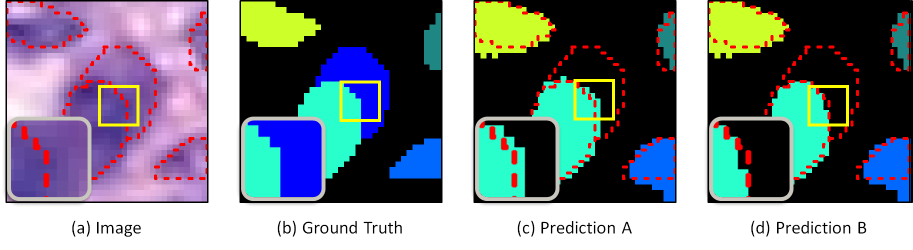
#> input picture src/metrics/sample/metric.png, 1825 x 499 px (shown at 1/2 size)
$ python normalizeStaining.py --imageFile metrics/sample/metric.png   (older library calls are emulated)
#> lines starting #> are read from the running program, lines starting #| are printed output that depends on the picture
#> further down, img is the input picture: shape (499, 1825, 3); mean R, G, B 118.3, 126.9, 133.8
import argparse
import numpy as np
from PIL import Image


def normalizeStaining(img, saveFile=None, Io=240, alpha=1, beta=0.15):
    ''' Normalize staining appearence of H&E stained images

    Example use:
        see test.py

    Input:
        I: RGB input image
        Io: (optional) transmitted light intensity

    Output:
        Inorm: normalized image
        H: hematoxylin image
        E: eosin image

    Reference:
        A method for normalizing histology slides for quantitative analysis. M.
        Macenko et al., ISBI 2009
    '''
#> called with saveFile = 'output', Io = 240, alpha = 1, beta = 0.15

    HERef = np.array([[0.5626, 0.2159],
                      [0.7201, 0.8012],
                      [0.4062, 0.5581]])

    maxCRef = np.array([1.9705, 1.0308])

    # define height and width of image
    h, w = img.shape[:2]
#> h = 499; w = 1825

    # reshape image
    img = img.reshape((-1,3))

    # calculate optical density
    OD = -np.log((img.astype(np.float)+1)/Io)

    # remove transparent pixels
    ODhat = OD[~np.any(OD<beta, axis=1)]

    # compute eigenvectors
    eigvals, eigvecs = np.linalg.eigh(np.cov(ODhat.T))
#> eigvals = [0.0142, 0.0422, 14.66]; eigvecs = [[-0.179, -0.8, -0.573], [-0.633, 0.539, -0.555], [0.753, 0.263, -0.603]]

    #eigvecs *= -1

    #project on the plane spanned by the eigenvectors corresponding to the two
    # largest eigenvalues
    That = ODhat.dot(eigvecs[:,1:3])
#> That = 436454 pairs, first value -3.57 to 4.27, second value -9.49 to -0.273

    phi = np.arctan2(That[:,1],That[:,0])

    minPhi = np.percentile(phi, alpha)
#> minPhi = -2.14
    maxPhi = np.percentile(phi, 100-alpha)
#> maxPhi = -1.27

    vMin = eigvecs[:,1:3].dot(np.array([(np.cos(minPhi), np.sin(minPhi))]).T)
#> vMin = [0.912, 0.18, 0.368]
    vMax = eigvecs[:,1:3].dot(np.array([(np.cos(maxPhi), np.sin(maxPhi))]).T)
#> vMax = [0.313, 0.689, 0.654]

    # a heuristic to make the vector corresponding to hematoxylin first and the
    # one corresponding to eosin second
    if vMin[0] > vMax[0]:
        HE = np.array((vMin[:,0], vMax[:,0])).T
#> HE = [[0.912, 0.313], [0.18, 0.689], [0.368, 0.654]]
    else:
        HE = np.array((vMax[:,0], vMin[:,0])).T

    # rows correspond to channels (RGB), columns to OD values
    Y = np.reshape(OD, (-1, 3)).T

    # determine concentrations of the individual stains
    C = np.linalg.lstsq(HE,Y, rcond=None)[0]

    # normalize stain concentrations
    maxC = np.array([np.percentile(C[0,:], 99), np.percentile(C[1,:],99)])
#> maxC = [6.34, 9.39]
    tmp = np.divide(maxC,maxCRef)
#> tmp = [3.22, 9.11]
    C2 = np.divide(C,tmp[:, np.newaxis])

    # recreate the image using reference mixing matrix
    Inorm = np.multiply(Io, np.exp(-HERef.dot(C2)))
    Inorm[Inorm>255] = 254
    Inorm = np.reshape(Inorm.T, (h, w, 3)).astype(np.uint8)
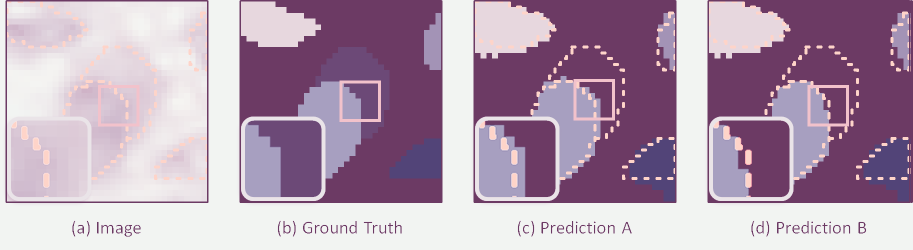
#> Inorm: shape (499, 1825, 3) (shown at 1/2 size); mean of channels 0, 1, 2 179.7, 157.1, 177.6; drawn as R, G, B

    # unmix hematoxylin and eosin
    H = np.multiply(Io, np.exp(np.expand_dims(-HERef[:,0], axis=1).dot(np.expand_dims(C2[0,:], axis=0))))
    H[H>255] = 254
    H = np.reshape(H.T, (h, w, 3)).astype(np.uint8)
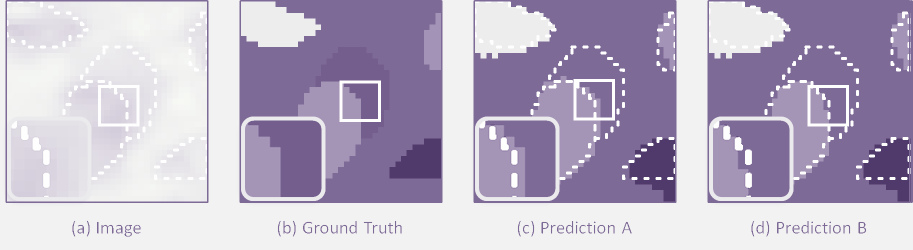
#> H: shape (499, 1825, 3) (shown at 1/2 size); mean of channels 0, 1, 2 186.6, 177.2, 198.4; drawn as R, G, B

    E = np.multiply(Io, np.exp(np.expand_dims(-HERef[:,1], axis=1).dot(np.expand_dims(C2[1,:], axis=0))))
    E[E>255] = 254
    E = np.reshape(E.T, (h, w, 3)).astype(np.uint8)
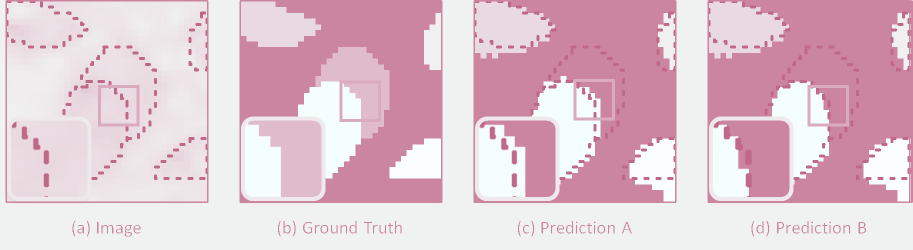
#> E: shape (499, 1825, 3) (shown at 1/2 size); mean of channels 0, 1, 2 225.4, 196.4, 207.4; drawn as R, G, B

    if saveFile is not None:
        Image.fromarray(Inorm).save(saveFile+'.png')
        Image.fromarray(H).save(saveFile+'_H.png')
        Image.fromarray(E).save(saveFile+'_E.png')

    return Inorm, H, E


if __name__=='__main__':

    parser = argparse.ArgumentParser()
    parser.add_argument('--imageFile', type=str, default='example1.tif', help='RGB image file')
    parser.add_argument('--saveFile', type=str, default='output', help='save file')
    parser.add_argument('--Io', type=int, default=240)
    parser.add_argument('--alpha', type=float, default=1)
    parser.add_argument('--beta', type=float, default=0.15)
    args = parser.parse_args()

    img = np.array(Image.open(args.imageFile))

    normalizeStaining(img = img,
                      saveFile = args.saveFile,
                      Io = args.Io,
                      alpha = args.alpha,
                      beta = args.beta)
